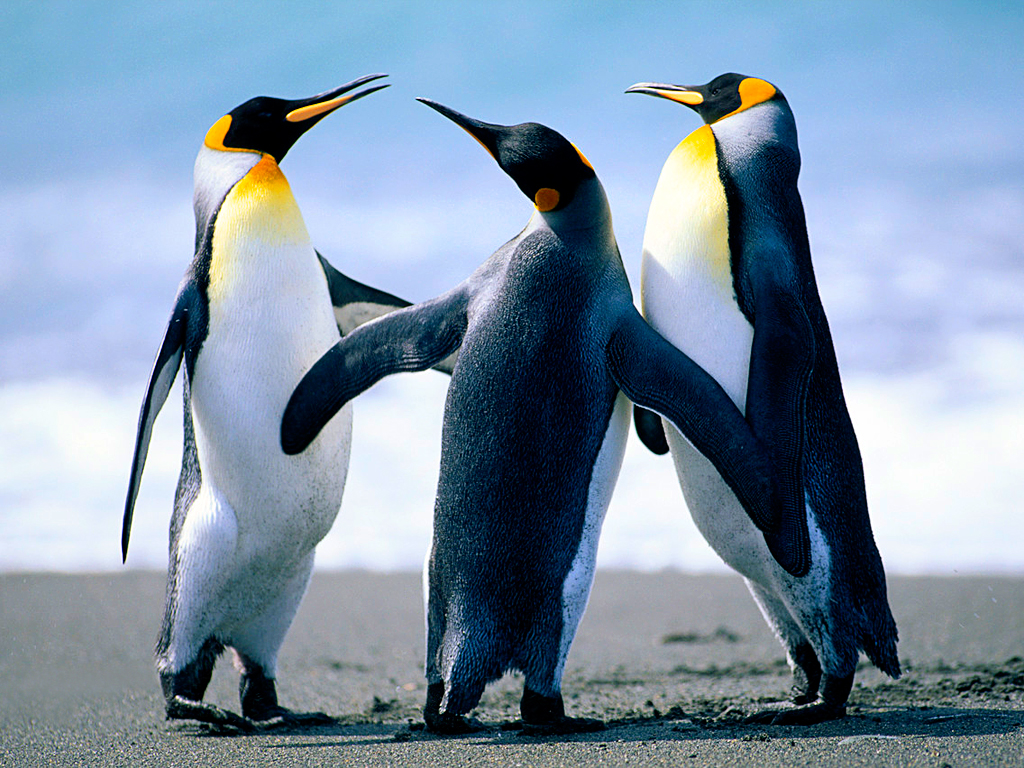
%> input picture Year 2/CI285 - Functional Programming/Assignement 1/Penguins.jpg, 1024 x 768 px
$ octave Assignement1.m   (GNU Octave 9; MATLAB toolbox functions it lacks are replaced by stand-ins)
%> lines starting %> are read from the running program, lines starting %| are printed output that depends on the picture; in (x1, y1, x2, y2) boxes, pixels count from 0 and x2, y2 are one past the last pixel; in counts of white or black regions, pixels touching at a corner belong together; the program's own positions count from 1
%declares variables for each image.
penguin = imread('Penguins.jpg');
%> penguin is the input picture: size 768x1024x3 uint8; mean R, G, B 127.8, 148, 168.1
img1 = imread('img1.jpg');
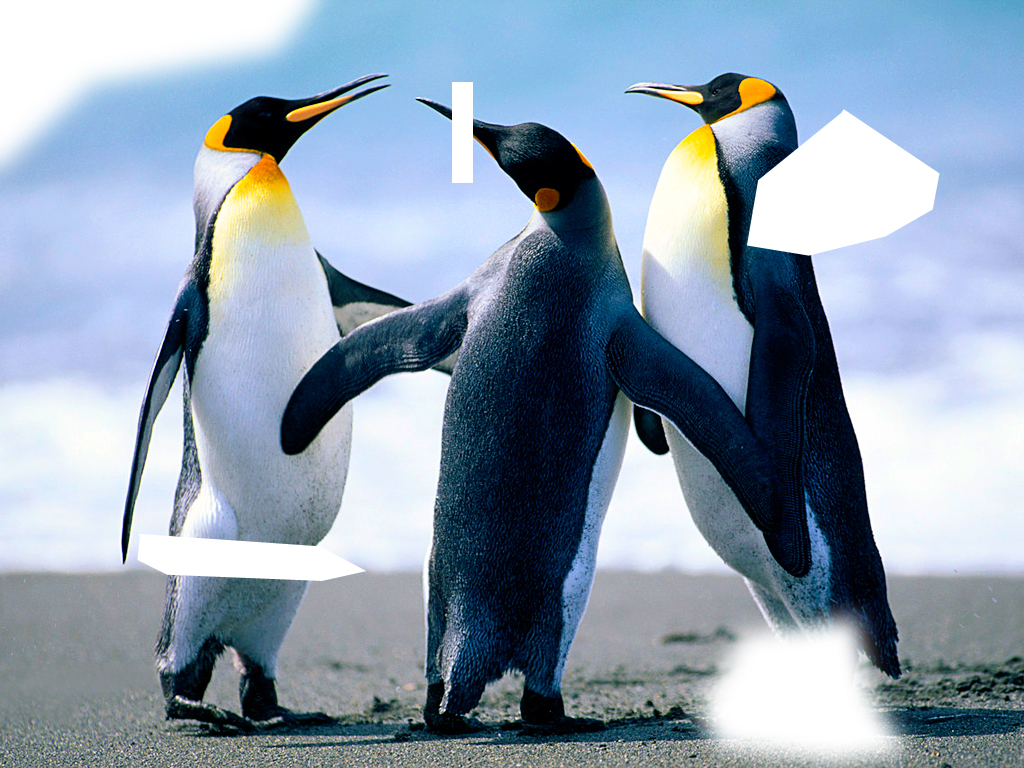
%> input picture Year 2/CI285 - Functional Programming/Assignement 1/img1.jpg, 1024 x 768 px
%> img1 is the input picture: size 768x1024x3 uint8; mean R, G, B 141.3, 158.4, 175.9
img2 = imread('img2.jpg');
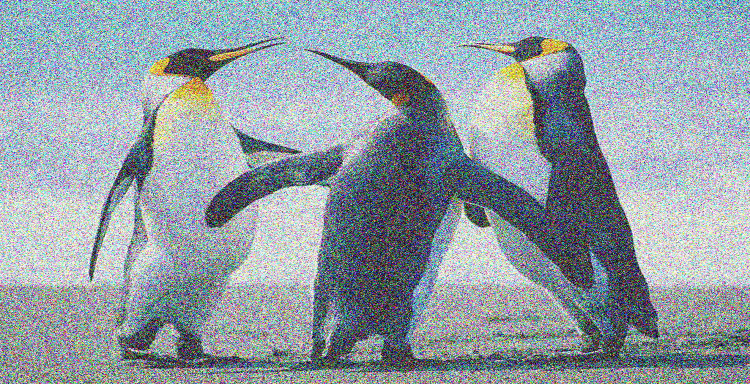
%> input picture Year 2/CI285 - Functional Programming/Assignement 1/img2.jpg, 1500 x 768 px (shown at 1/2 size)
%> img2 is the input picture: size 768x1500x3 uint8; mean R, G, B 145.3, 157.3, 164.8

%resizes img2 to the same size as img1.
jResize = imresize(img2, [768, 1024]);

%extract the individual red, green & blue colour channels;
redChannel = jResize(:, :, 1);
greenChannel = jResize(:, :, 2);
blueChannel = jResize(:, :, 3);

%function to denoise resized img2.
denoisedRedChannel = wiener2(redChannel,[9 9]);
denoisedGreenChannel = wiener2(greenChannel,[9 9]);
denoisedBlueChannel = wiener2(blueChannel,[9 9]);
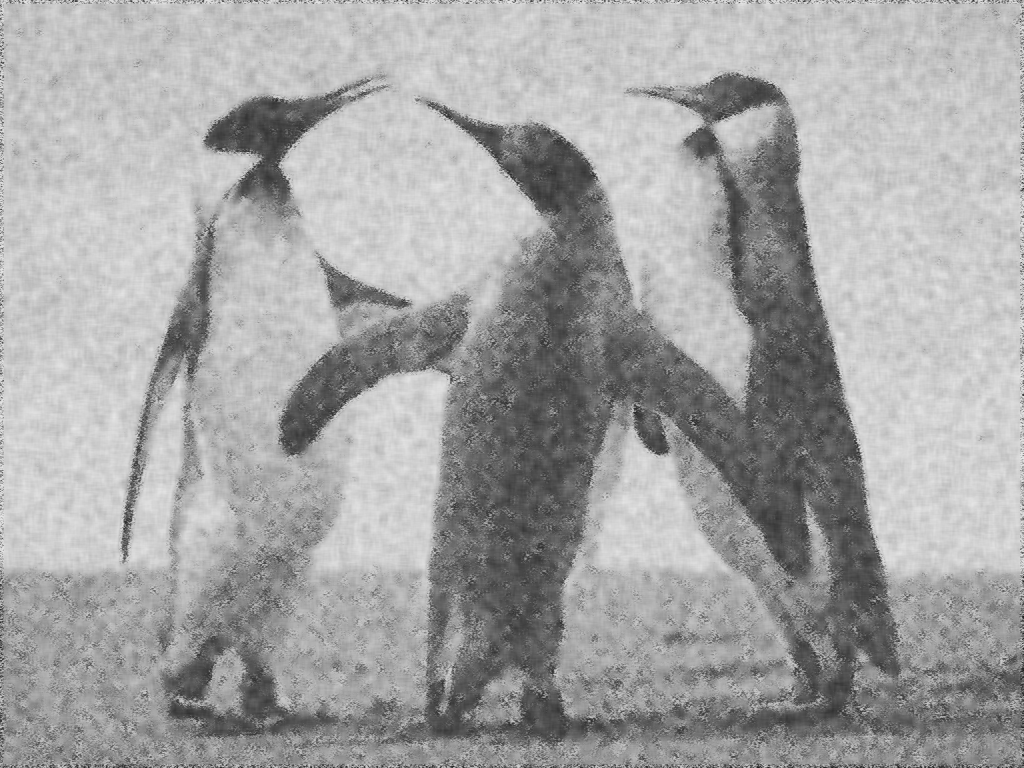
%> denoisedBlueChannel: size 768x1024 uint8; min 29, max 231, mean 164.4

%recombine seperate colour channels into an RGB image.
jResize = cat(3, denoisedRedChannel, denoisedGreenChannel, denoisedBlueChannel);
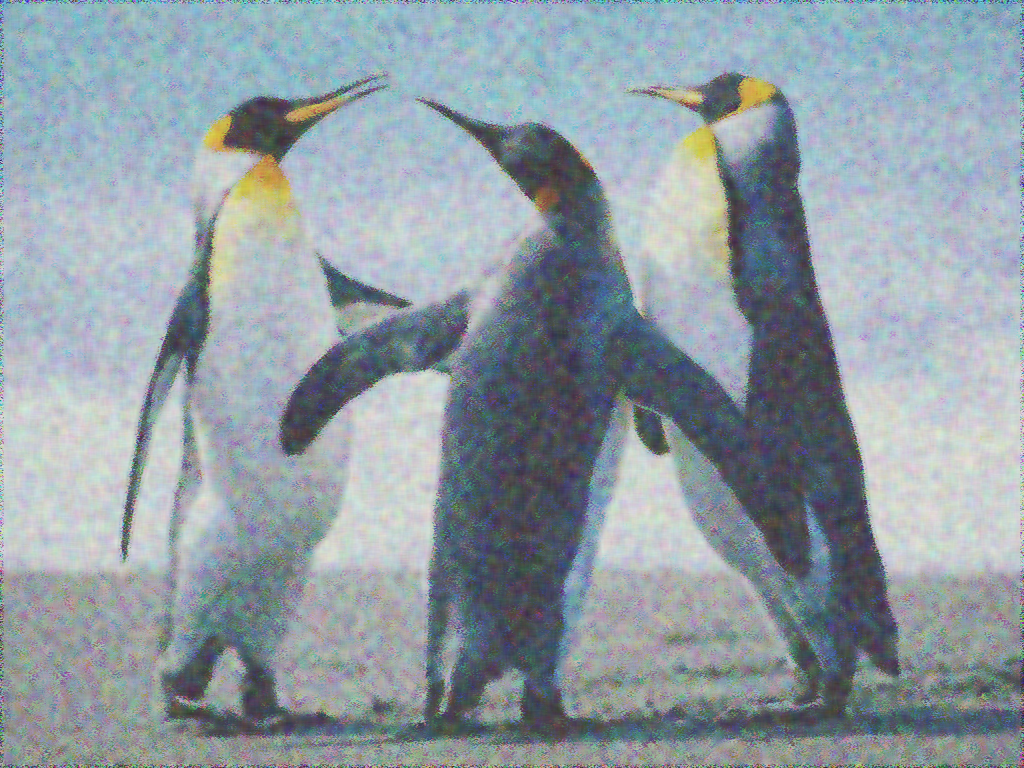
%> jResize: size 768x1024x3 uint8; mean R, G, B 144.9, 156.9, 164.4

%a nested for loop to find the white space in the img1.
for i = 1:size(img1, 1)
    for j = 1:size(img1, 2)
        %an if loop to run throught the rgb scale.
        if img1(i, j) > 253
            img1(i, j, 1) = jResize(i, j, 1);
            img1(i, j, 2) = jResize(i, j, 2);
            img1(i, j, 3) = jResize(i, j, 3);
        end
    end
end
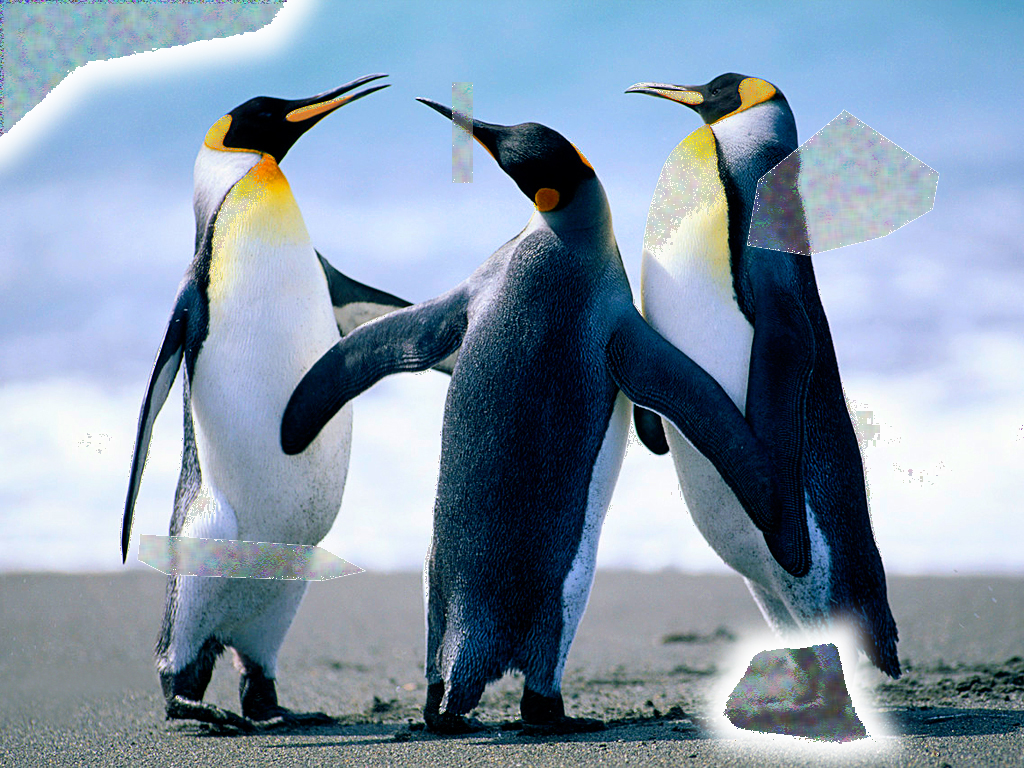
%> img1: size 768x1024x3 uint8; 8.04% of pixels changed, all inside (x1, y1, x2, y2) = (0, 0, 1024, 768)

%calculates the similarity.
sum1 = abs(img1-penguin);
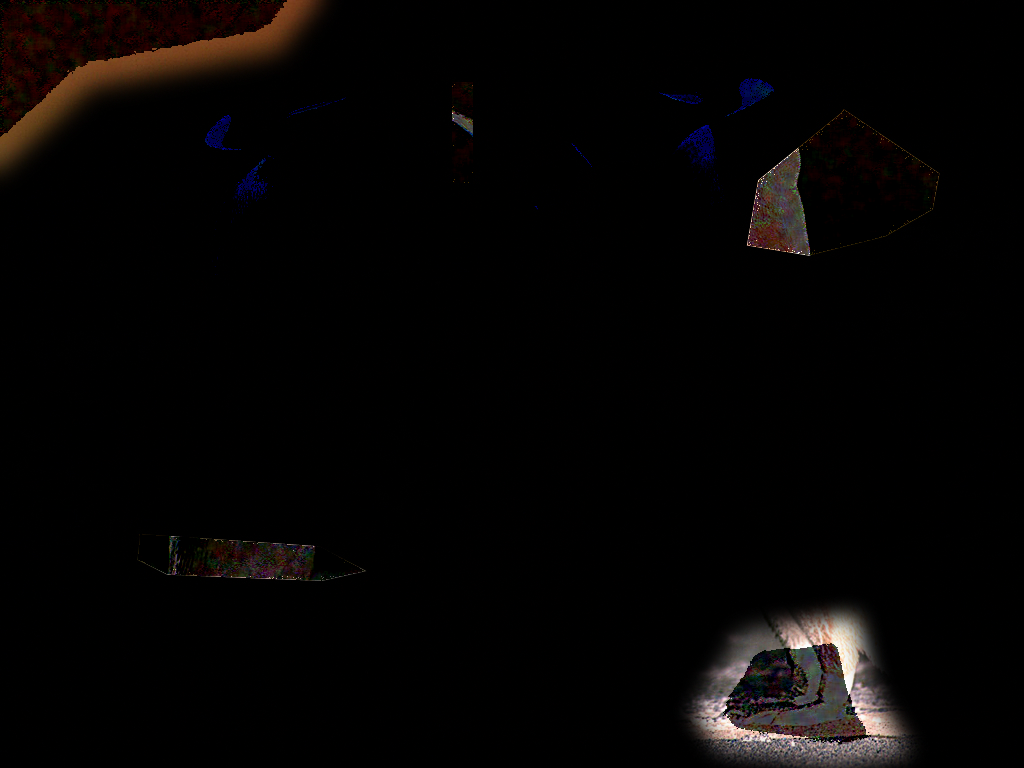
%> sum1: size 768x1024x3 uint8; mean R, G, B 5.9, 4.4, 3.9
%calculation to find out percentage of difference (at =4.7491).
percentageDifference = sum(sum1(:))/2359296;
%> percentageDifference = 4.75
%2359296 derived from 768x1024x3
finalsum = sum(sum1(:)) / 2359296;
%> finalsum = 4.75
